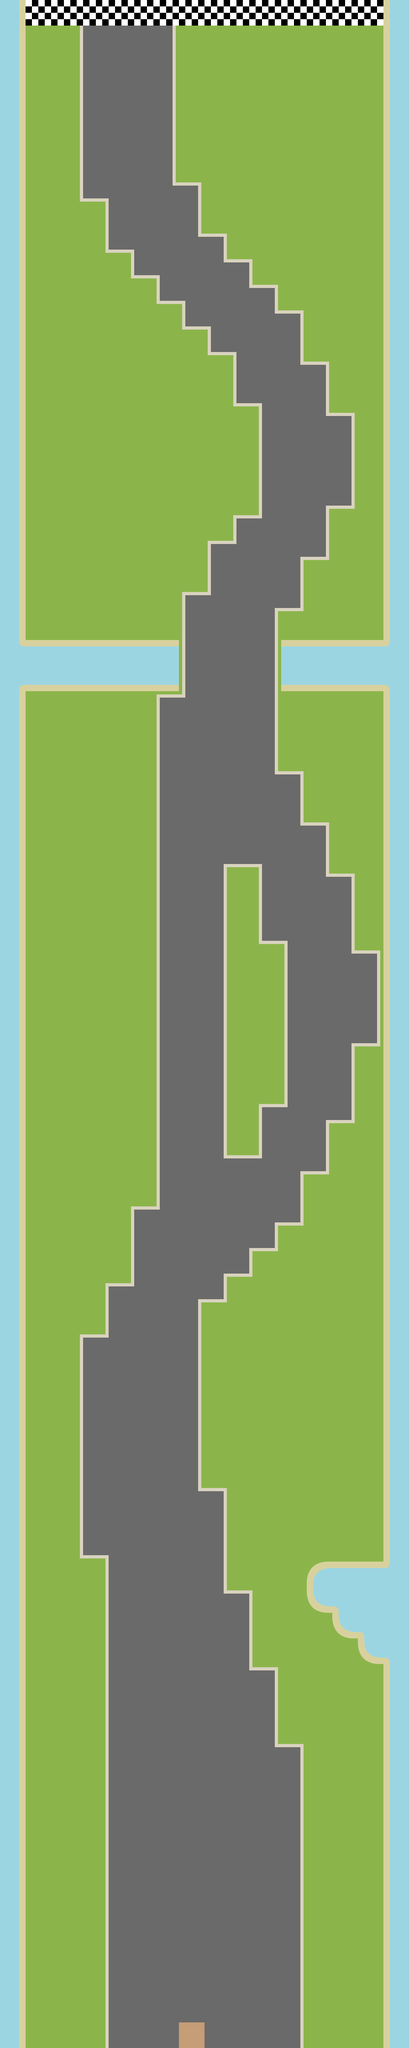

The image is a tile-based game level rendered from a .tmx file. Its description and source (layers, tilesets, objects; grid data summarised) follow:
An orthogonal 16x80 tile map with 64x64 px tiles, 1 tile layer (background).

<map version="1.0" orientation="orthogonal" renderorder="right-down" width="16" height="80" tilewidth="64" tileheight="64">
 <tileset firstgid="1" name="ground" tilewidth="64" tileheight="64">
  <image source="tileset.png" width="384" height="320" />
  <tile id="9">
   <properties>
    <property name="max_speed" value="0.5" />
   </properties>
  </tile>
  <tile id="10">
   <properties>
    <property name="max_speed" value="0" />
   </properties>
  </tile>
  <tile id="11">
   <properties>
    <property name="max_speed" value="0" />
   </properties>
  </tile>
  <tile id="12">
   <properties>
    <property name="max_speed" value="0" />
   </properties>
  </tile>
  <tile id="13">
   <properties>
    <property name="max_speed" value="0" />
   </properties>
  </tile>
  <tile id="14">
   <properties>
    <property name="max_speed" value="0" />
   </properties>
  </tile>
  <tile id="19">
   <properties>
    <property name="finish" value="True" />
   </properties>
  </tile>
  <tile id="20">
   <properties>
    <property name="max_speed" value="0" />
   </properties>
  </tile>
  <tile id="21">
   <properties>
    <property name="max_speed" value="0" />
   </properties>
  </tile>
  <tile id="22">
   <properties>
    <property name="max_speed" value="0" />
   </properties>
  </tile>
  <tile id="23">
   <properties>
    <property name="max_speed" value="0" />
   </properties>
  </tile>
  <tile id="24">
   <properties>
    <property name="max_speed" value="0" />
   </properties>
  </tile>
  <tile id="25">
   <properties>
    <property name="max_speed" value="0" />
   </properties>
  </tile>
  <tile id="26">
   <properties>
    <property name="max_speed" value="0" />
   </properties>
  </tile>
  <tile id="27">
   <properties>
    <property name="max_speed" value="0" />
   </properties>
  </tile>
  <tile id="28">
   <properties>
    <property name="start" value="True" />
   </properties>
  </tile>
 </tileset>
 <layer name="background" width="16" height="80">
  <data>[1280 cells, 1280 non-empty, 27 distinct tile ids]</data>
 </layer>
</map>
